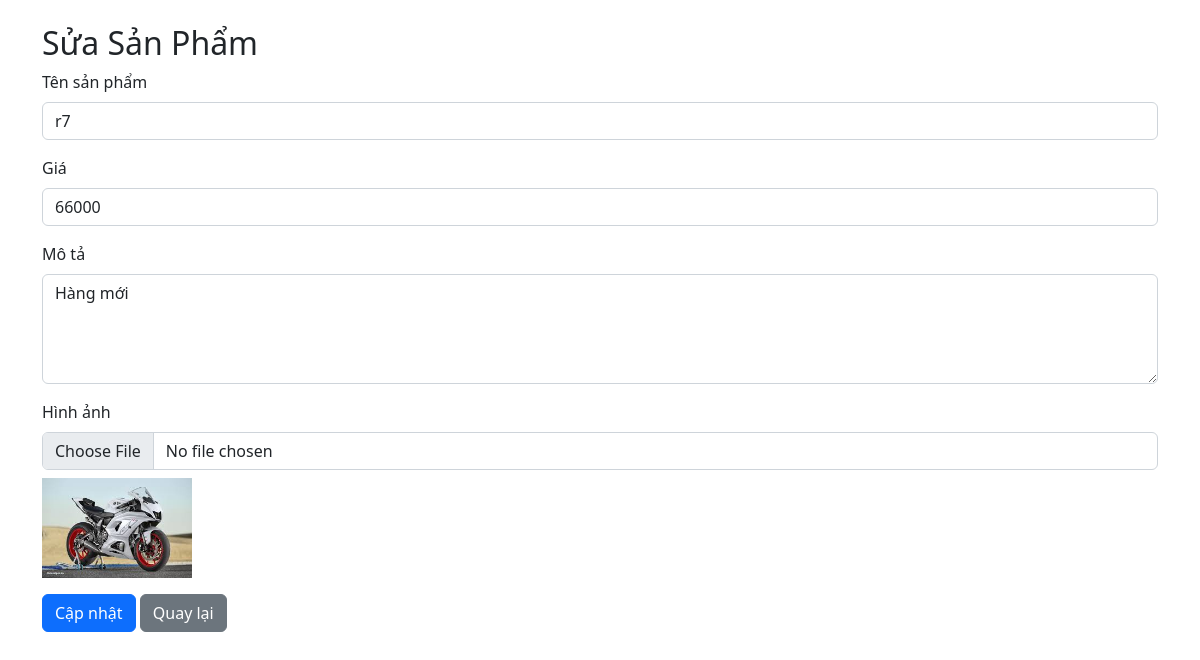
Screenshot of /quanly/sua.php?id=1 with the database file from the repository.
### tables this page shows
CREATE TABLE `products` (
  `id` int(11) NOT NULL,
  `name` varchar(50) NOT NULL,
  `price` int(10) NOT NULL,
  `description` varchar(250) NOT NULL,
  `image` char(50) NOT NULL,
  `category_id` int(11) NOT NULL
);

### quanly/sua.php (the view, shortened to what this page needs)
<?php
include "../connect/db.php";
if (isset($_GET['id'])) {
    $id = $_GET['id'];
    $sql = "SELECT * FROM products WHERE id = $id";
    $query = mysqli_query($connect, $sql);
    $row = mysqli_fetch_assoc($query);
}
?>
<!DOCTYPE html>
<html lang="en">
<head>
    <link href="https://cdn.jsdelivr.net/npm/bootstrap@5.2.3/dist/css/bootstrap.min.css" rel="stylesheet">
</head>
<body>
    <div class="container">
        <h2 class="mt-4">Sửa Sản Phẩm</h2>
        <form action="" method="POST" enctype="multipart/form-data">
            <div class="mb-3">
                <label for="name" class="form-label">Tên sản phẩm</label>
                <input type="text" class="form-control" id="name" name="name" value="<?php echo $row['name']; ?>" required>
            </div>
            <div class="mb-3">
                <label for="price" class="form-label">Giá</label>
                <input type="number" class="form-control" id="price" name="price" value="<?php echo $row['price']; ?>" required>
            </div>
            <div class="mb-3">
                <label for="description" class="form-label">Mô tả</label>
                <textarea class="form-control" id="description" name="description" rows="4" required><?php echo $row['description']; ?></textarea>
            </div>
            <div class="mb-3">
                <label for="image" class="form-label">Hình ảnh</label>
                <input type="file" class="form-control" id="image" name="image">
                <img src="public/image/<?php echo $row['image']; ?>" alt="" width="150px" class="mt-2">
            </div>
            <button type="submit" class="btn btn-primary" name="update">Cập nhật</button>
            <a href="index.php" class="btn btn-secondary">Quay lại</a>
        </form>
    </div>
</body>
</html>

### rows the page displays
products: name "r7", price "66000", description "Hàng mới", image (picture)
